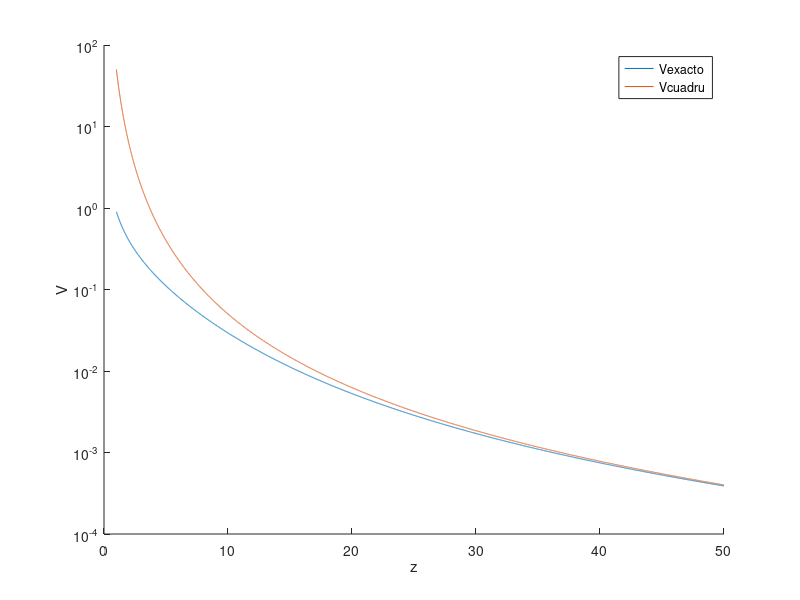
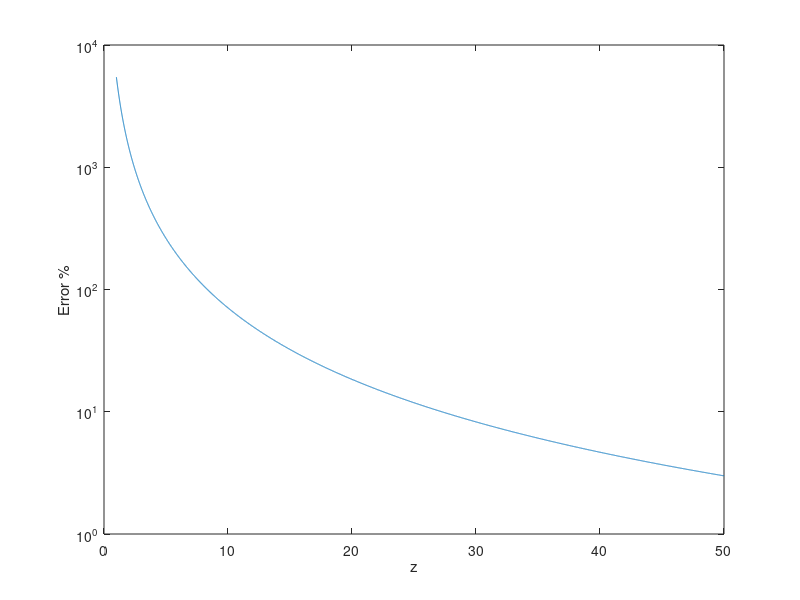

Recreate these plots in MATLAB, in order.
%%

clear variables
close all

clc


z = linspace(1, 50, 10000);

R = 10;

Vexacto = 1 ./ z - 1 ./ sqrt(R^2 + z.^2);
Vaprox  = R^2 / 2 ./ z.^ 3;

figure
    hold all
    plot(z, Vexacto)
    plot(z, Vaprox)
    set(gca, 'YScale', 'log')
    xlabel('z')
    ylabel('V')
    legend('Vexacto', 'Vcuadru')
    xlim([0, 50])
    
error_porcentual = 100*(Vaprox - Vexacto) ./ Vexacto;
    
figure
    plot(z, error_porcentual)
    set(gca, 'YScale', 'log')
    xlabel('z')
    ylabel('Error %')
    